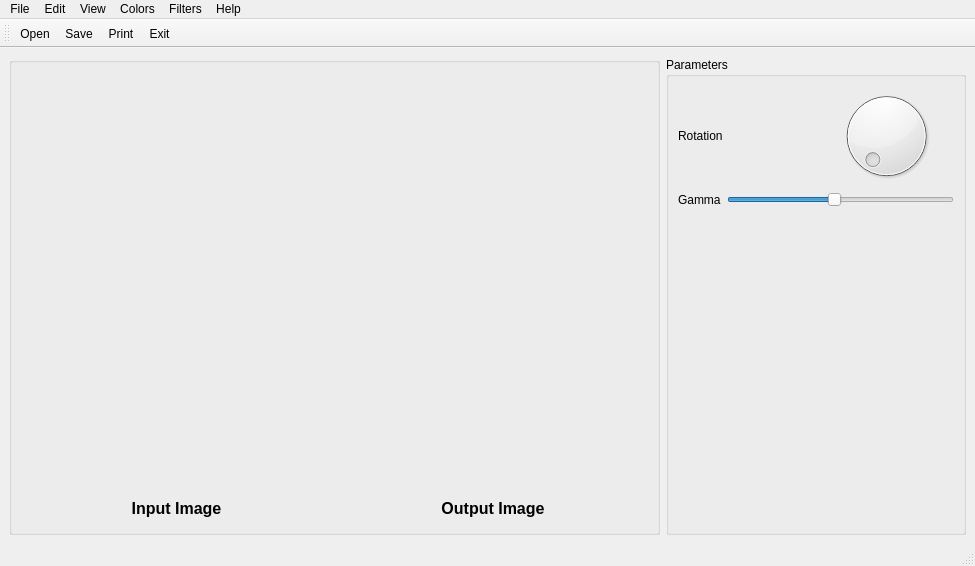
<?xml version="1.0" encoding="UTF-8"?>
<ui version="4.0">
 <class>MainWindow</class>
 <widget class="QMainWindow" name="MainWindow">
  <property name="geometry">
   <rect>
    <x>0</x>
    <y>0</y>
    <width>975</width>
    <height>566</height>
   </rect>
  </property>
  <property name="windowTitle">
   <string>MainWindow</string>
  </property>
  <widget class="QWidget" name="centralwidget">
   <layout class="QHBoxLayout" name="horizontalLayout_2">
    <item>
     <layout class="QHBoxLayout" name="horizontalLayout">
      <item>
       <widget class="QGroupBox" name="groupBox">
        <property name="title">
         <string/>
        </property>
        <layout class="QHBoxLayout" name="horizontalLayout_3">
         <item>
          <layout class="QGridLayout" name="gridLayout">
           <item row="0" column="0">
            <widget class="QLabel" name="lblInputImg">
             <property name="text">
              <string/>
             </property>
            </widget>
           </item>
           <item row="0" column="1">
            <widget class="QLabel" name="lblOutputImg">
             <property name="text">
              <string/>
             </property>
            </widget>
           </item>
           <item row="1" column="0">
            <widget class="QLabel" name="label_3">
             <property name="maximumSize">
              <size>
               <width>16777215</width>
               <height>30</height>
              </size>
             </property>
             <property name="font">
              <font>
               <pointsize>12</pointsize>
               <weight>75</weight>
               <bold>true</bold>
              </font>
             </property>
             <property name="text">
              <string>Input Image</string>
             </property>
             <property name="alignment">
              <set>Qt::AlignCenter</set>
             </property>
            </widget>
           </item>
           <item row="1" column="1">
            <widget class="QLabel" name="label_4">
             <property name="maximumSize">
              <size>
               <width>16777215</width>
               <height>30</height>
              </size>
             </property>
             <property name="font">
              <font>
               <pointsize>12</pointsize>
               <weight>75</weight>
               <bold>true</bold>
              </font>
             </property>
             <property name="text">
              <string>Output Image</string>
             </property>
             <property name="alignment">
              <set>Qt::AlignCenter</set>
             </property>
            </widget>
           </item>
          </layout>
         </item>
        </layout>
       </widget>
      </item>
      <item>
       <widget class="QGroupBox" name="groupBox_2">
        <property name="maximumSize">
         <size>
          <width>300</width>
          <height>16777215</height>
         </size>
        </property>
        <property name="title">
         <string>Parameters</string>
        </property>
        <layout class="QVBoxLayout" name="verticalLayout">
         <item>
          <layout class="QHBoxLayout" name="horizontalLayout_4">
           <item>
            <widget class="QLabel" name="label_2">
             <property name="text">
              <string>Rotation</string>
             </property>
            </widget>
           </item>
           <item>
            <widget class="QDial" name="dial"/>
           </item>
          </layout>
         </item>
         <item>
          <layout class="QHBoxLayout" name="horizontalLayout_5">
           <item>
            <widget class="QLabel" name="label">
             <property name="text">
              <string>Gamma</string>
             </property>
            </widget>
           </item>
           <item>
            <widget class="QSlider" name="horizontalSlider">
             <property name="minimum">
              <number>1</number>
             </property>
             <property name="maximum">
              <number>20</number>
             </property>
             <property name="value">
              <number>10</number>
             </property>
             <property name="orientation">
              <enum>Qt::Horizontal</enum>
             </property>
            </widget>
           </item>
          </layout>
         </item>
         <item>
          <spacer name="verticalSpacer">
           <property name="orientation">
            <enum>Qt::Vertical</enum>
           </property>
           <property name="sizeHint" stdset="0">
            <size>
             <width>20</width>
             <height>40</height>
            </size>
           </property>
          </spacer>
         </item>
        </layout>
       </widget>
      </item>
     </layout>
    </item>
   </layout>
  </widget>
  <widget class="QMenuBar" name="menubar">
   <property name="geometry">
    <rect>
     <x>0</x>
     <y>0</y>
     <width>975</width>
     <height>26</height>
    </rect>
   </property>
   <widget class="QMenu" name="menuFile">
    <property name="title">
     <string>File</string>
    </property>
    <addaction name="actionOpen"/>
    <addaction name="actionSave"/>
    <addaction name="actionPrint"/>
    <addaction name="actionExit"/>
   </widget>
   <widget class="QMenu" name="menuEdit">
    <property name="title">
     <string>Edit</string>
    </property>
    <addaction name="actionUndo"/>
    <addaction name="actionRedo"/>
    <addaction name="separator"/>
    <addaction name="actionCrop"/>
   </widget>
   <widget class="QMenu" name="menuView">
    <property name="title">
     <string>View</string>
    </property>
    <addaction name="actionZoom_in"/>
    <addaction name="actionZoom_out"/>
    <addaction name="actionEdgeDetection"/>
   </widget>
   <widget class="QMenu" name="menuColors">
    <property name="title">
     <string>Colors</string>
    </property>
    <addaction name="actionGrayscale"/>
    <addaction name="actionRGB_to_BGR"/>
    <addaction name="actionBGR_to_RGB"/>
    <addaction name="actionNegative"/>
    <addaction name="actionGamma"/>
   </widget>
   <widget class="QMenu" name="menuFilters">
    <property name="title">
     <string>Filters</string>
    </property>
    <addaction name="actionGaussian"/>
    <addaction name="actionMedian"/>
    <addaction name="actionSharpening"/>
    <addaction name="actionSepia"/>
   </widget>
   <widget class="QMenu" name="menuHelp">
    <property name="title">
     <string>Help</string>
    </property>
    <addaction name="actionAbout"/>
   </widget>
   <addaction name="menuFile"/>
   <addaction name="menuEdit"/>
   <addaction name="menuView"/>
   <addaction name="menuColors"/>
   <addaction name="menuFilters"/>
   <addaction name="menuHelp"/>
  </widget>
  <widget class="QStatusBar" name="statusbar"/>
  <widget class="QToolBar" name="toolBar">
   <property name="windowTitle">
    <string>toolBar</string>
   </property>
   <attribute name="toolBarArea">
    <enum>TopToolBarArea</enum>
   </attribute>
   <attribute name="toolBarBreak">
    <bool>false</bool>
   </attribute>
   <addaction name="actionOpen"/>
   <addaction name="actionSave"/>
   <addaction name="actionPrint"/>
   <addaction name="actionExit"/>
  </widget>
  <action name="actionOpen">
   <property name="icon">
    <iconset>
     <normaloff>:/icons/open.png</normaloff>:/icons/open.png</iconset>
   </property>
   <property name="text">
    <string>Open</string>
   </property>
  </action>
  <action name="actionSave">
   <property name="icon">
    <iconset>
     <normaloff>:/icons/save.png</normaloff>:/icons/save.png</iconset>
   </property>
   <property name="text">
    <string>Save</string>
   </property>
  </action>
  <action name="actionPrint">
   <property name="icon">
    <iconset>
     <normaloff>:/icons/print.png</normaloff>:/icons/print.png</iconset>
   </property>
   <property name="text">
    <string>Print</string>
   </property>
  </action>
  <action name="actionExit">
   <property name="icon">
    <iconset>
     <normaloff>:/icons/Quit.png</normaloff>:/icons/Quit.png</iconset>
   </property>
   <property name="text">
    <string>Exit</string>
   </property>
  </action>
  <action name="actionUndo">
   <property name="enabled">
    <bool>false</bool>
   </property>
   <property name="text">
    <string>Undo</string>
   </property>
  </action>
  <action name="actionRedo">
   <property name="enabled">
    <bool>false</bool>
   </property>
   <property name="text">
    <string>Redo</string>
   </property>
  </action>
  <action name="actionZoom_in">
   <property name="text">
    <string>Zoom in</string>
   </property>
  </action>
  <action name="actionZoom_out">
   <property name="text">
    <string>Zoom out</string>
   </property>
  </action>
  <action name="actionGrayscale">
   <property name="text">
    <string>Grayscale</string>
   </property>
  </action>
  <action name="actionRGB_to_BGR">
   <property name="text">
    <string>RGB to BGR</string>
   </property>
  </action>
  <action name="actionBGR_to_RGB">
   <property name="text">
    <string>BGR to RGB</string>
   </property>
  </action>
  <action name="actionNegative">
   <property name="text">
    <string>Negative</string>
   </property>
  </action>
  <action name="actionGaussian">
   <property name="text">
    <string>Gaussian</string>
   </property>
  </action>
  <action name="actionMedian">
   <property name="text">
    <string>Median</string>
   </property>
  </action>
  <action name="actionAbout">
   <property name="text">
    <string>About</string>
   </property>
  </action>
  <action name="actionGamma">
   <property name="text">
    <string>Gamma...</string>
   </property>
  </action>
  <action name="actionEdgeDetection">
   <property name="checkable">
    <bool>true</bool>
   </property>
   <property name="checked">
    <bool>true</bool>
   </property>
   <property name="text">
    <string>Edge Detection</string>
   </property>
  </action>
  <action name="actionCrop">
   <property name="enabled">
    <bool>false</bool>
   </property>
   <property name="text">
    <string>Crop</string>
   </property>
  </action>
  <action name="actionSharpening">
   <property name="text">
    <string>Sharpening</string>
   </property>
  </action>
  <action name="actionSepia">
   <property name="text">
    <string>Sepia</string>
   </property>
  </action>
 </widget>
 <resources/>
 <connections/>
</ui>
